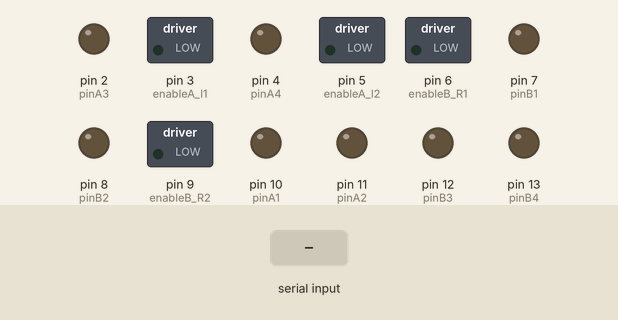
This sketch was run on a simulated Arduino Uno, built with avr-gcc and run on an emulated ATmega328P. On the bench: switched loads named in the sketch (green lamp = pin HIGH), output pins drawn as LEDs (lit = HIGH). The test bench sets the inputs (shaded band).

Above: at 1.2 s.
1.3 s: "F" received over Serial
At 2.5 s:
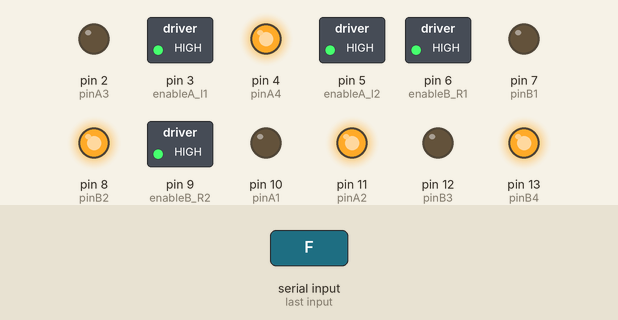
2.8 s: "B" received over Serial
At 3.9 s:
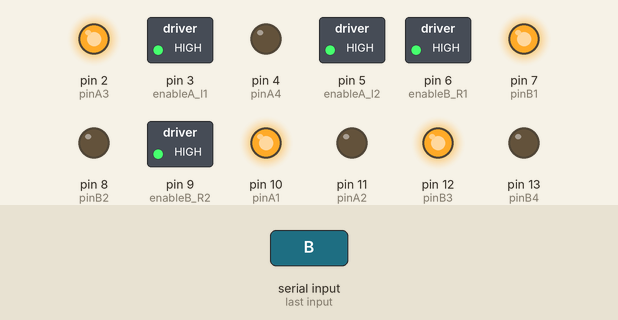
4.3 s: "L" received over Serial
At 5.0 s:
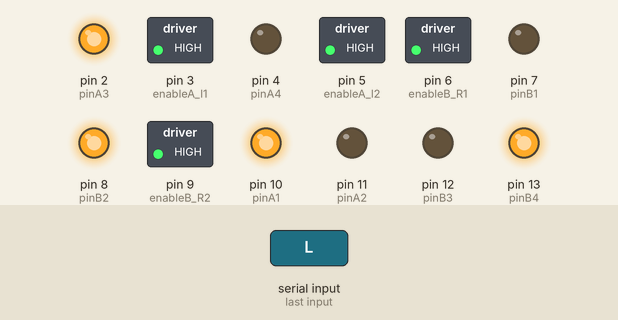
5.8 s: "R" received over Serial
At 6.1 s:
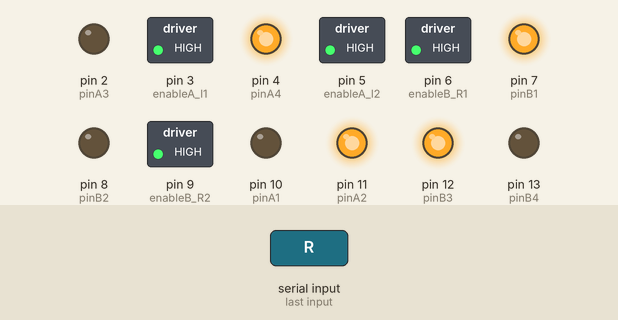
7.3 s: "G" received over Serial
At 8.5 s:
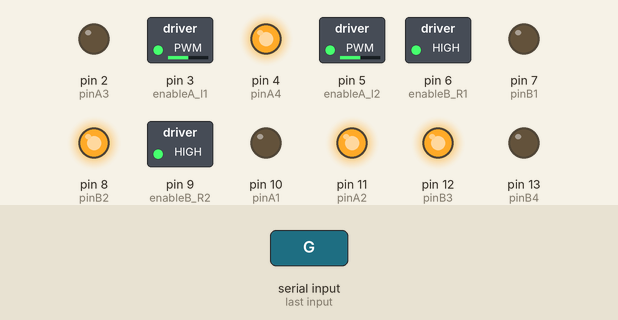
8.8 s: "I" received over Serial
At 9.6 s:
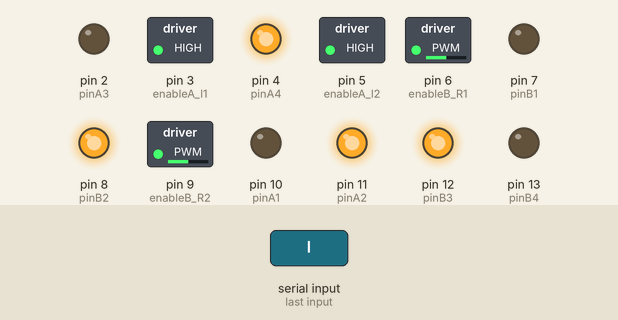
Timing chart, 0 to 11.3 s (numbered marks = the images above; inputs shaded):
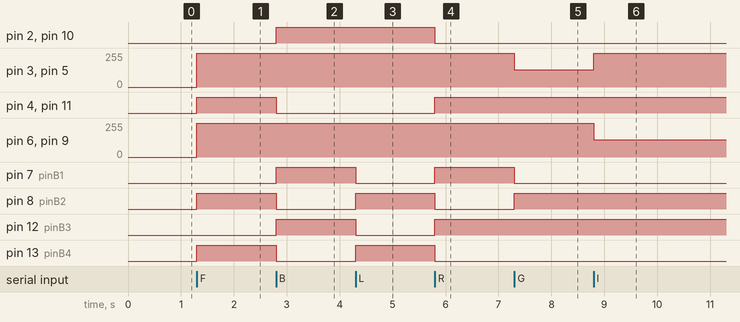

The sketch:

bluetooth_test.ino
```cpp
//Motor A pins"left motors"
#define enableA_l1   3
#define enableA_l2   5
#define pinA1   10
#define pinA2   11
#define pinA3   2
#define pinA4   4

//Motor B pins"right motors"
#define enableB_R1   6
#define enableB_R2   9
#define pinB1   7
#define pinB2   8
#define pinB3   12
#define pinB4   13

void setup() {
Serial.begin(9600);
 //declaration of motors a :
 pinMode(enableA_l1, OUTPUT);
 pinMode(enableA_l2, OUTPUT);
 pinMode(pinA1, OUTPUT);
 pinMode(pinA2, OUTPUT);
 pinMode(pinA3, OUTPUT);
 pinMode(pinA4, OUTPUT);

//declaration of motors b :
 pinMode(enableB_R1, OUTPUT);
 pinMode(enableB_R2, OUTPUT);
 pinMode(pinB1, OUTPUT);
 pinMode(pinB2, OUTPUT);
 pinMode(pinB3, OUTPUT);
 pinMode(pinB4, OUTPUT);
}

void loop() {
  // put your main code here, to run repeatedly:
  while (Serial.available())
  {
  char data = Serial.read();
  if (data == 'F')
  {
   Forward() ;

  }
  else if (data == 'B' )
  {
   Backward() ;

  }
   else if (data == 'L' )
   {
  turnLeft ();

   }
  else if (data == 'R' )
  {
  turnRight() ;

  }
  else if (data == 'G' )
  {
  forwardLeft () ;

  }
  else if (data == 'I' )
  {
  forwardRight () ;

  }
    else if ( data == 'H' )
    {
  backwardLeft () ;

    }
     else if ( data == 'J' )
     {
 backwardRight () ;

     }
   else if (data == 'S' )
   {
 motorCoast() ;

   }
  }
}
//motors controls
void Forward()
{ //Forward with high speed
 digitalWrite(pinA1, 0);
 digitalWrite(pinA2, 1);
 digitalWrite(pinA3, 0);
 digitalWrite(pinA4, 1);
 digitalWrite(pinB1, 0);
 digitalWrite(pinB2, 1);
 digitalWrite(pinB3, 0);
 digitalWrite(pinB4, 1);

 analogWrite(enableA_l1, 255);
 analogWrite(enableA_l2, 255);
 analogWrite(enableB_R1, 255);
 analogWrite(enableB_R2, 255);
}

void forwardRight ()
{
  digitalWrite(pinA1, 0);
  digitalWrite(pinA2, 1);
  digitalWrite(pinB1, 0);
  digitalWrite(pinB2, 1);
  analogWrite(enableA_l1 ,255);
  analogWrite(enableA_l2 ,255);
  analogWrite(enableB_R1 ,128);
  analogWrite(enableB_R2 ,128);
}

void forwardLeft ()
{
  digitalWrite(pinA1, 0);
  digitalWrite(pinA2, 1);
  digitalWrite(pinB1, 0);
  digitalWrite(pinB2, 1);
  analogWrite(enableA_l1 ,128);
  analogWrite(enableA_l2 ,128);
  analogWrite(enableB_R1 ,255);
  analogWrite(enableB_R2 ,255);
}

void motorCoast()
{ // stop robot
 digitalWrite(pinA1, 0);
 digitalWrite(pinA2, 0);
 digitalWrite(pinA3, 0);
 digitalWrite(pinA4, 0);
 digitalWrite(pinB1, 0);
 digitalWrite(pinB2, 0);
 digitalWrite(pinB3, 0);
 digitalWrite(pinB4, 0);
 analogWrite(enableA_l1 ,0);
 analogWrite(enableA_l2 ,0);
 analogWrite(enableB_R1 ,0);
 analogWrite(enableB_R2 ,0);
}
void Backward()
{ //Backward with high speed
 digitalWrite(pinA1, 1);
 digitalWrite(pinA2, 0);
 digitalWrite(pinA3, 1);
 digitalWrite(pinA4, 0);
 digitalWrite(pinB1, 1);
 digitalWrite(pinB2, 0);
 digitalWrite(pinB3, 1);
 digitalWrite(pinB4, 0);
 analogWrite(enableA_l1, 255);
 analogWrite(enableA_l2, 255);
 analogWrite(enableB_R1, 255);
 analogWrite(enableB_R2, 255);
}

void turnLeft()
{ //turnLeft with high speed
 digitalWrite(pinA1, 1);
 digitalWrite(pinA2, 0);
 digitalWrite(pinA3, 1);
 digitalWrite(pinA4, 0);
 digitalWrite(pinB1, 0);
 digitalWrite(pinB2, 1);
 digitalWrite(pinB3, 0);
 digitalWrite(pinB4, 1);
 analogWrite(enableA_l1, 255);
 analogWrite(enableA_l2, 255);
 analogWrite(enableB_R1, 255);
 analogWrite(enableB_R2, 255);
}

void turnRight()
{ //turnRight with high speed
 digitalWrite(pinA1, 0);
 digitalWrite(pinA2, 1);
 digitalWrite(pinA3, 0);
 digitalWrite(pinA4, 1);
 digitalWrite(pinB1, 1);
 digitalWrite(pinB2, 0);
 digitalWrite(pinB3, 1);
 digitalWrite(pinB4, 0);
 analogWrite(enableA_l1, 255);
 analogWrite(enableA_l2, 255);
 analogWrite(enableB_R1, 255);
 analogWrite(enableB_R2, 255);
}
void backwardRight (){
  digitalWrite(pinA1, 1);
  digitalWrite(pinA2, 0);
  digitalWrite(pinB1, 1);
  digitalWrite(pinB2, 0);
  analogWrite(enableA_l1 ,128);
  analogWrite(enableA_l2 ,128);
  analogWrite(enableB_R1 ,255);
  analogWrite(enableB_R2 ,255);
}

void backwardLeft ()
{
  digitalWrite(pinA1, 1);
  digitalWrite(pinA2, 0);
  digitalWrite(pinB1, 1);
  digitalWrite(pinB2, 0);
  analogWrite(enableA_l1 ,255);
  analogWrite(enableA_l2 ,255);
  analogWrite(enableB_R1 ,128);
  analogWrite(enableB_R2 ,128);
}
```

Measured:
- after the input at 1.3 s, pin 3 (enableA_l1), pin 5 (enableA_l2), pin 6 (enableB_R1), pin 9 (enableB_R2): 0/255 → 255/255 at once; pin 4 (pinA4), pin 8 (pinB2), pin 11 (pinA2), pin 13 (pinB4): LOW → HIGH at once
- after the input at 2.8 s, pin 2 (pinA3), pin 7 (pinB1), pin 10 (pinA1), pin 12 (pinB3): LOW → HIGH at once; pin 4 (pinA4), pin 8 (pinB2), pin 11 (pinA2), pin 13 (pinB4): HIGH → LOW at once
- after the input at 4.3 s, pin 7 (pinB1), pin 12 (pinB3): HIGH → LOW at once; pin 8 (pinB2), pin 13 (pinB4): LOW → HIGH at once
- after the input at 5.8 s, pin 2 (pinA3), pin 8 (pinB2), pin 10 (pinA1), pin 13 (pinB4): HIGH → LOW at once; pin 4 (pinA4), pin 7 (pinB1), pin 11 (pinA2), pin 12 (pinB3): LOW → HIGH at once
- after the input at 7.3 s, pin 3 (enableA_l1), pin 5 (enableA_l2): 255/255 → 128/255 at once; pin 7 (pinB1): HIGH → LOW at once; pin 8 (pinB2): LOW → HIGH at once
- after the input at 8.8 s, pin 3 (enableA_l1), pin 5 (enableA_l2): 128/255 → 255/255 at once; pin 6 (enableB_R1), pin 9 (enableB_R2): 255/255 → 128/255 at once
